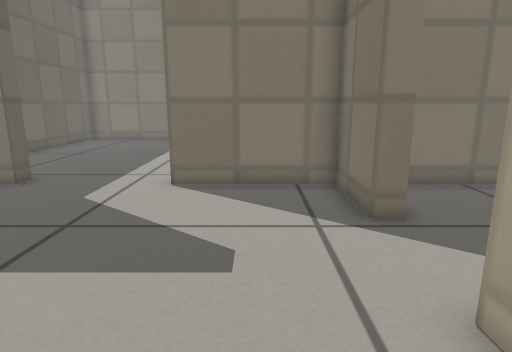
view 1 (above)

16 first-person views from a walk through a world built for the Gazebo simulator. The camera is 0.47 m above the floor, tilts 12° down and sees 75° across. The floor is counted in squares, 0.2 m on a side. Each view is taken from the middle of a square. On the plan, view 1 faces up. The plan holds only what a view shows up to about 19 squares ahead; the rest is blank. Simple patterns stand in for the simulator's built-in surfaces.

view 2
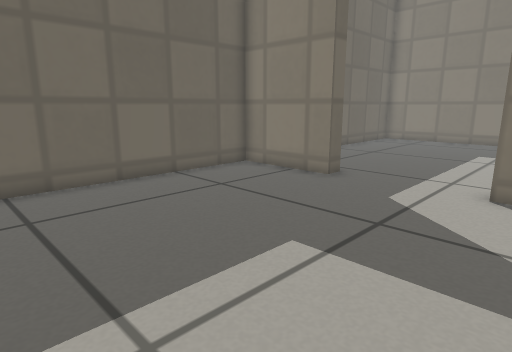

view 3
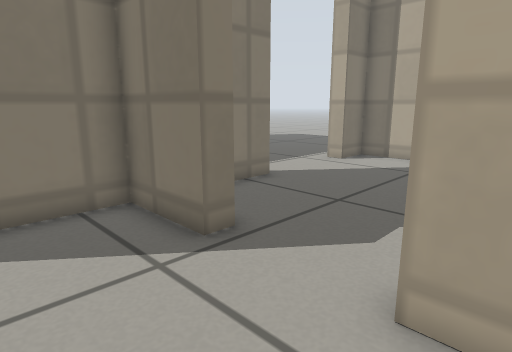

view 4
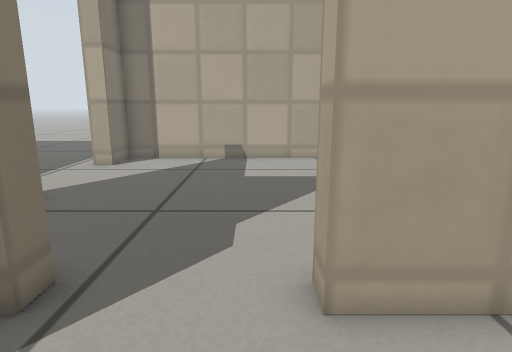

view 5
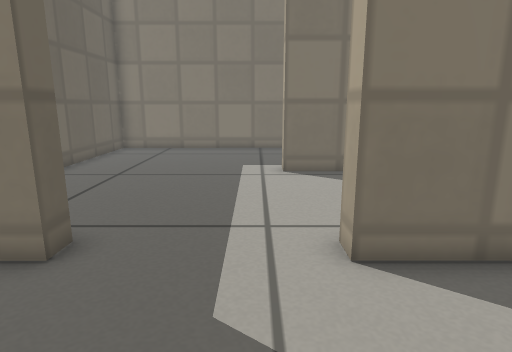

view 6
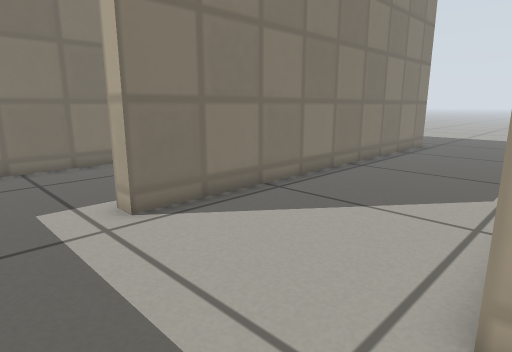

view 7
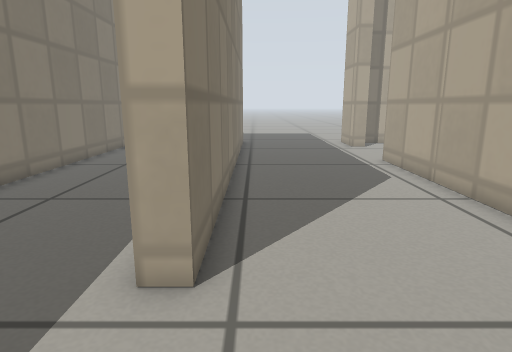

view 8
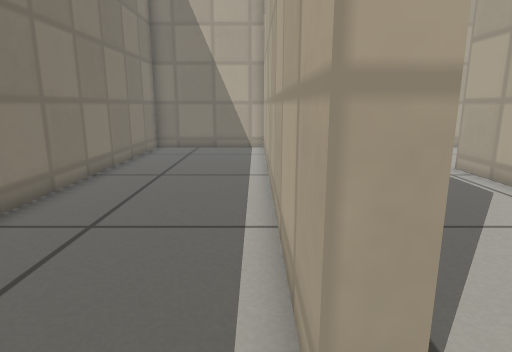

view 9
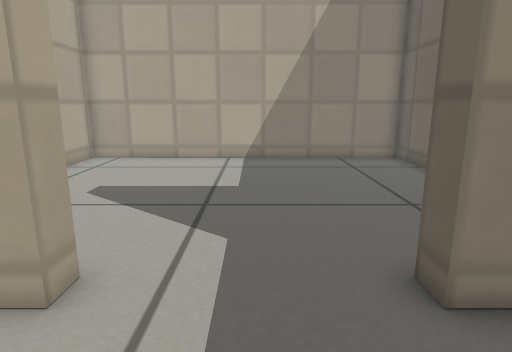

view 10
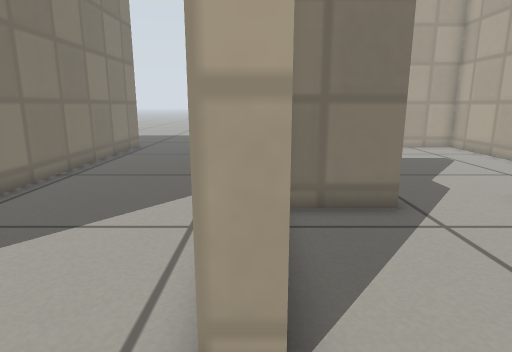

view 11
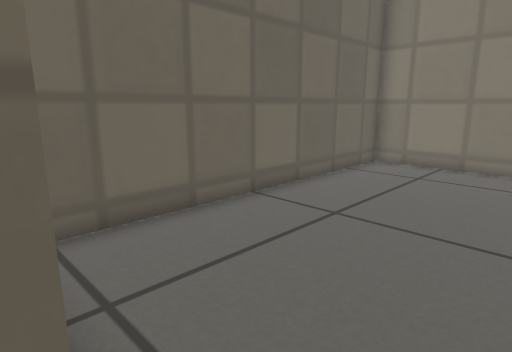

view 12
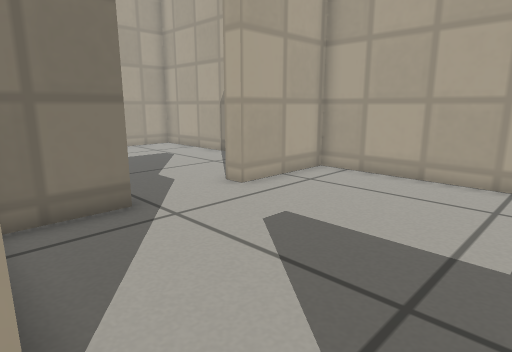

view 13
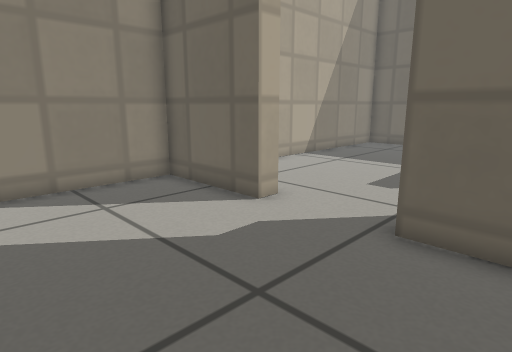

view 14
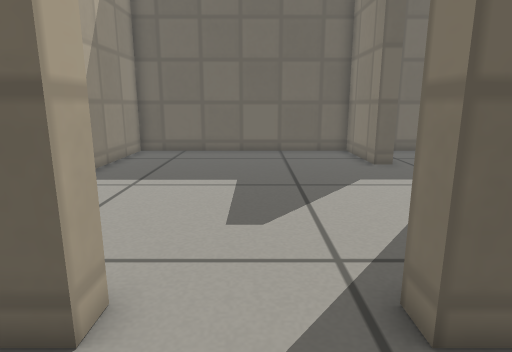

view 15
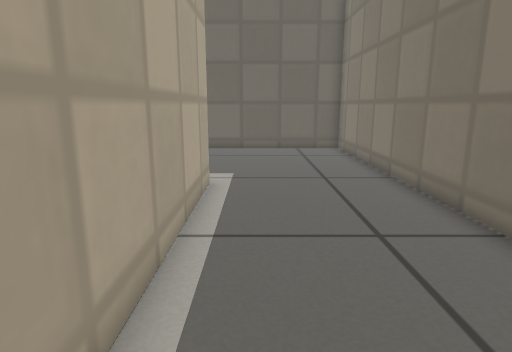

view 16
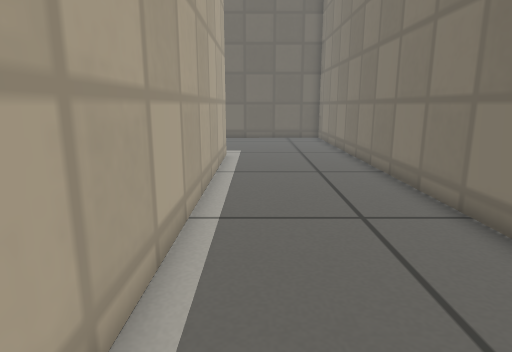

### Floor plan
Points are (right, up) in squares from view 1. A wall is a line through its corners. A room is listed if a view was taken in it or the views show most of it. See-through windows are left out.
Room 1 (views 1, 2, 3, 4, 5, 6, 7, 8, 9, 10, 11, 12, 13, 14, 15, 16)
walls: (-0.1, 10.5) (7.5, 10.5); (3.1, 8.5) (3.1, 6.7) (2.4, 6.7) (2.4, 9.7) (-2.5, 9.7) (-2.5, 10.5) (-2, 10.5); (7.5, 9.7) (4.5, 9.7); (-8, 10.5) (-7.2, 10.5) (-7.2, 9.7) (-11.3, 9.7) (-11.3, -1) (2.4, -1) (2.4, 3.2) (3.1, 3.2) (3.1, -1) (14, -1.1) (13.9, 9.7) (12.1, 9.7) (12.1, 10.5) (12.6, 10.5); (13.9, 17.5) (13.8, 23.6) (-11.4, 23.5) (-11.3, 11.3); (14.5, 16.8) (-3, 16.8) (-3, 17.6) (13.2, 17.6)
ways out: opening at (13.5, 13.5)

Positions as (right, up) in squares from view 1, and headings:
1: (0, 0), facing up
2: (-1, 0), facing up-left
3: (-1, 2), facing up-right
4: (-1, 4), facing right
5: (-4, 5), facing up
6: (-6, 10), facing up-right
7: (-7, 16), facing right
8: (-5, 18), facing right
9: (-5, 14), facing down
10: (-5, 10), facing right
11: (-5, 10), facing up-left
12: (-5, 10), facing down-right
13: (9, 9), facing down-left
14: (6, 5), facing left
15: (7, 19), facing left
16: (13, 19), facing left
